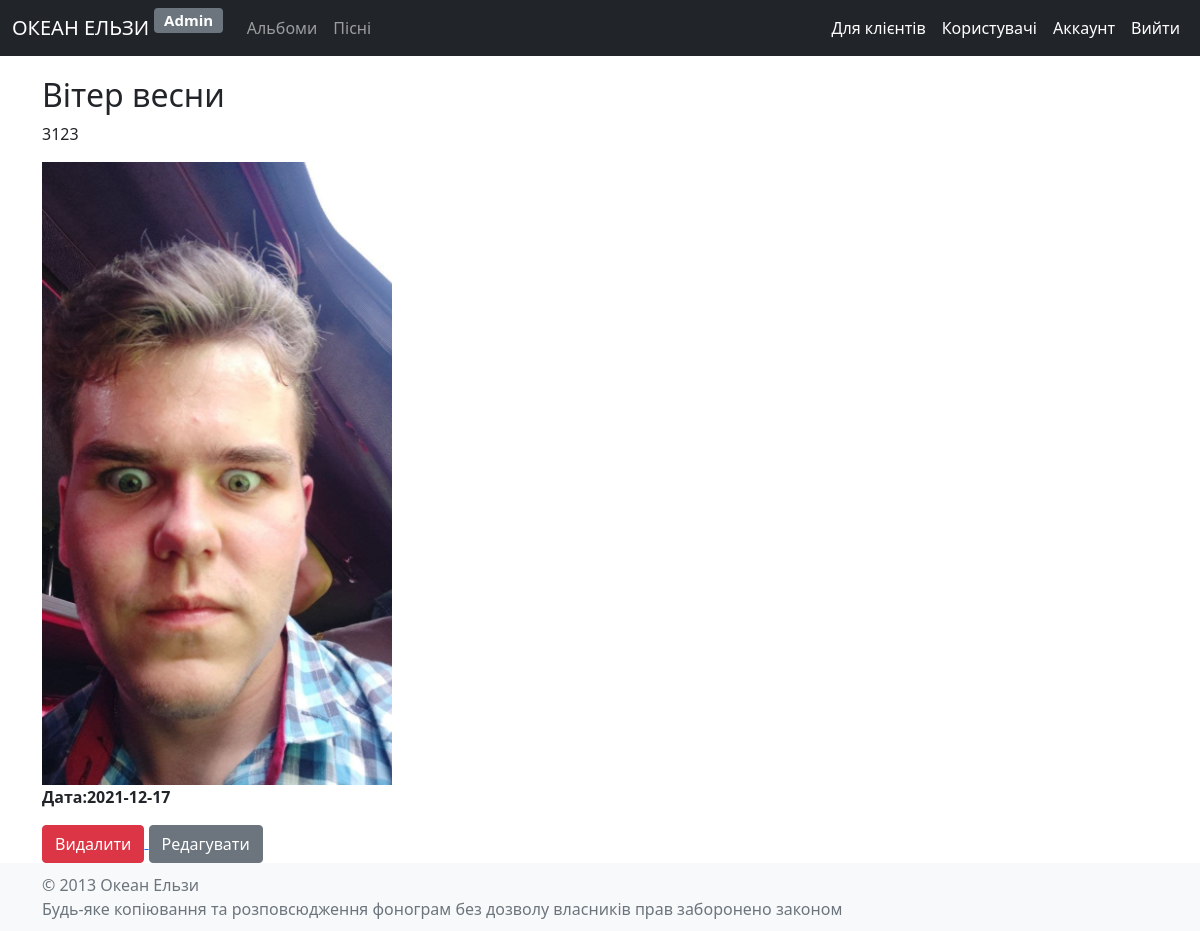
Page /admin/albums/1 (signed in) on the committed database.
### models/models.py (models this page shows)
class Album(db.Model):
    __tablename__ = 'albums'
    id = db.Column(db.Integer, primary_key=True)
    name = db.Column(db.Text, nullable=False)
    description = db.Column(db.Text, nullable=False)
    src = db.Column(db.Text, nullable=False)
    date = db.Column(db.Text, nullable=False)
    songs = relationship('Song', backref='song', cascade="all,delete")

### decorators.py (the view)
    def authModeratorWrapper(*args, **kwargs):
        try:
            print('moderator decorator!!', current_user.role, current_user.role)
            if current_user.role == Role.admin or current_user.role == Role.moderator:
                return function(*args, **kwargs)
            return render_template('/admin/error.html', errorCode=403)
        except:
            print('moderator decorator!! except')
            return render_template('/admin/error.html', errorCode=401)

### blueprints/admin/albums.py (called while the page is built)
@albums.route('/<int:id>')
@authModerator
def details(id):
    album = Album.query.get(id)
    return render_template("admin/albums/details.html", album=album, Role=Role)

### models/models.py (called while the page is built)
@loginManager.user_loader
def load_user(user_id):
    return User.query.get(int(user_id))

### templates/admin/albums/details.html
{% extends 'admin/layout.html' %}
{% block content %}
    <div>
        <h2>{{ album.name }}</h2>
        <p>{{ album.description }}</p>
        <img src="/static/uploads/{{ album.src }}" alt="{{ album.name }}">
        <p><b>Дата:{{ album.date }}</b></p>
        <a href="/admin/albums/{{ album.id }}/del">
            <button type="button" class="btn btn-danger">Видалити</button>
        </a>
        <a href="/admin/albums/{{ album.id }}/update">
            <button type="button" class="btn btn-secondary">Редагувати</button>
        </a>
    </div>
{% endblock %}

### static/style.css (style rules this page uses)
* { margin: 0; padding: 0; box-sizing: border-box; }
a, a:hover { text-decoration: none; color: black; }
img { width: 350px; }

### rows in the picture
Album: name "Вітер весни", description "3123", src (picture), date "2021-12-17"
